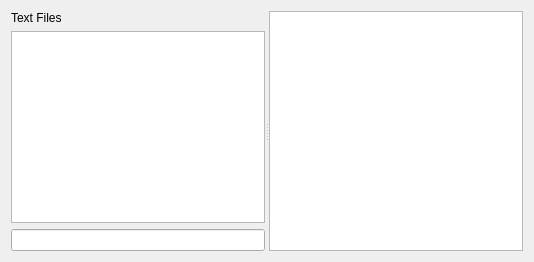
     <widget class="QWidget" name="tabText">
      <attribute name="title">
       <string>Text Files</string>
      </attribute>
      <layout class="QVBoxLayout" name="verticalLayout_15">
       <item>
        <widget class="QSplitter" name="tabTextSplitter">
         <property name="orientation">
          <enum>Qt::Horizontal</enum>
         </property>
         <property name="childrenCollapsible">
          <bool>false</bool>
         </property>
         <widget class="QWidget" name="widget_6" native="true">
          <layout class="QVBoxLayout" name="verticalLayout_16">
           <property name="leftMargin">
            <number>0</number>
           </property>
           <property name="topMargin">
            <number>0</number>
           </property>
           <property name="rightMargin">
            <number>0</number>
           </property>
           <property name="bottomMargin">
            <number>0</number>
           </property>
           <item>
            <widget class="QLabel" name="label_5">
             <property name="text">
              <string>Text Files</string>
             </property>
            </widget>
           </item>
           <item>
            <widget class="QListView" name="textFileList">
             <property name="toolTip">
              <string>A list of text-files in the mod directory.</string>
             </property>
             <property name="whatsThis">
              <string>A list of text-files in the mod directory like readmes. </string>
             </property>
             <property name="alternatingRowColors">
              <bool>true</bool>
             </property>
             <property name="uniformItemSizes">
              <bool>true</bool>
             </property>
            </widget>
           </item>
           <item>
            <widget class="QLineEdit" name="textFileFilter"/>
           </item>
          </layout>
         </widget>
         <widget class="QWidget" name="widget_7" native="true">
          <layout class="QVBoxLayout" name="verticalLayout_17">
           <property name="leftMargin">
            <number>0</number>
           </property>
           <property name="topMargin">
            <number>0</number>
           </property>
           <property name="rightMargin">
            <number>0</number>
           </property>
           <property name="bottomMargin">
            <number>0</number>
           </property>
           <item>
            <widget class="QPlainTextEdit" name="textFileEditor"/>
           </item>
          </layout>
         </widget>
        </widget>
       </item>
      </layout>
     </widget>
